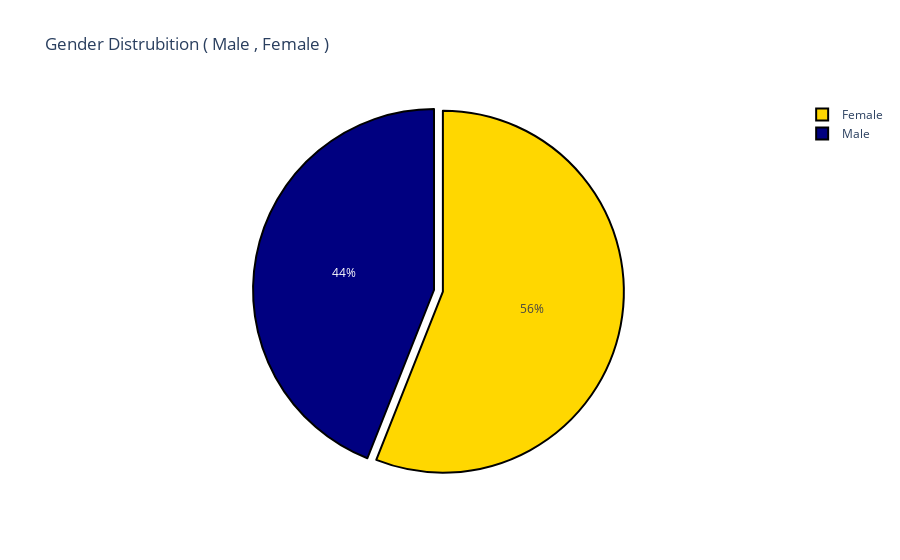

Notebook code for this chart:
### Markdown cell above
#### **In this plot we can see female customers are more than male customers** ####
#### **For plotting gender distrubition as percentage I used plotly below** ####

### Code cell
from plotly.offline import init_notebook_mode, iplot
col = "Gender"
grouped = mall[col].value_counts().reset_index()
grouped = grouped.rename(columns = {col : "count", "index" : col})
colors = ['gold', 'navy']
trace = go.Pie(labels=grouped[col], values=grouped['count'], pull=[0.05, 0],marker=dict(colors=colors, line=dict(color='#000000', width=2)))
layout = {'title': 'Gender Distrubition ( Male , Female )'}
fig = go.Figure(data = [trace], layout = layout)
iplot(fig)

### Figure 1 — Plotly figure (JSON) as saved in the notebook; plotly's stock layout.template omitted (floating-point values rounded to 4 significant figures)
{"data": [{"labels": ["Female", "Male"], "marker": {"colors": ["gold", "navy"], "line": {"color": "#000000", "width": 2}}, "pull": [0.05, 0], "type": "pie", "values": [112, 88]}], "layout": {"title": {"text": "Gender Distrubition ( Male , Female )"}}}
